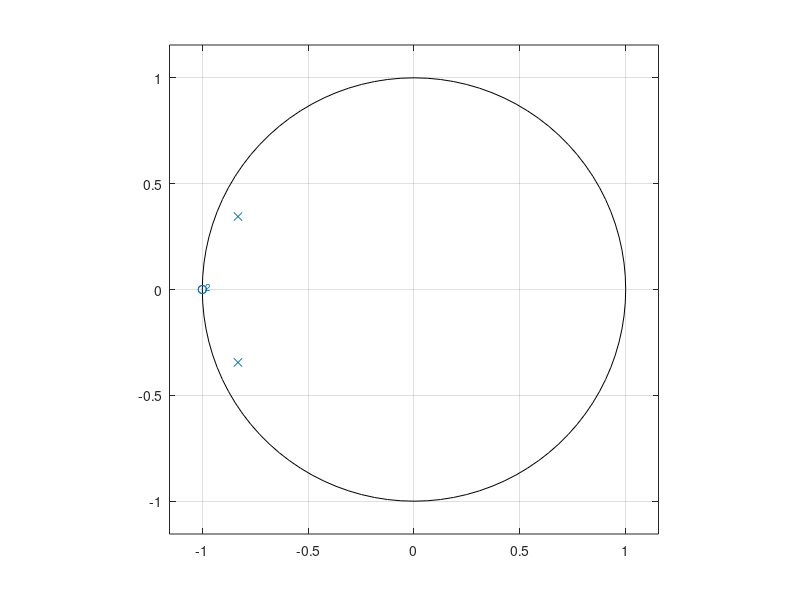
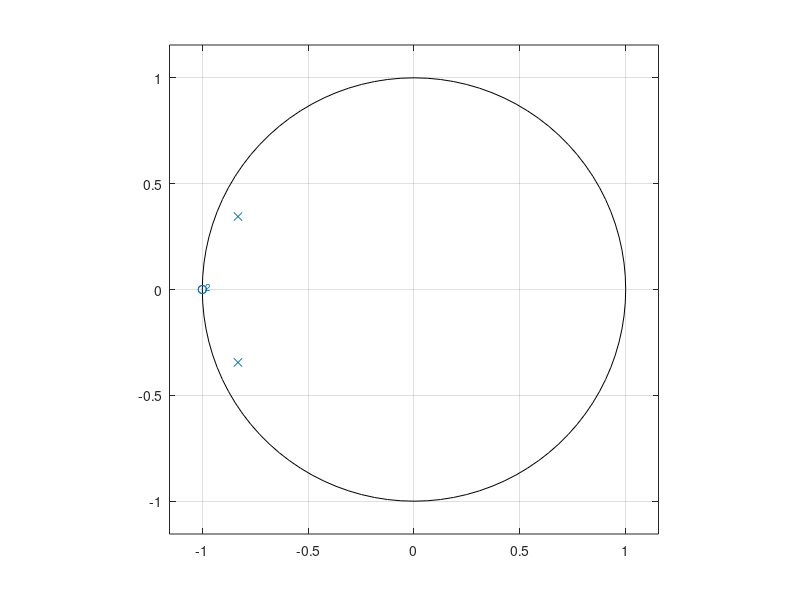

Write the MATLAB code that produced these figures, in order. (Note: this script raises an error after producing the figures.)
clear
clc
close all

% Compute poles and roots
rho = 0.9;
theta = pi/8;
a = [ 1 2*rho*cos(theta) rho^2 ] 
b = [ 1 2 1 ] 
p = roots(a)
z = roots(b)
figure, zplane(b,a)
% note : a, b are row vectors, 
%        z, p are column vectors

% build polynomial coefficients
a2 = poly(p)
b2 = poly(z)
figure, zplane(z,p)

%[ r , p , k ] = residuez(b,a)


% impulse response
[delta, n] = impseq(0,0,100);
h = filter(b,a,delta);
figure, plot(n,h), title('Impulse Response')



%n = 0:100; 
%k = -100:100; w = (pi/100)*k;        % frequency between -pi and +pi
%H = h * (exp(-j*pi/100)).^(n'*k);    % DTFT of x
%figure; plot(w/pi,abs(H)); grid; 
%xlabel('frequency in pi units'); ylabel('Abs(H)');
%title('Frequency response')
